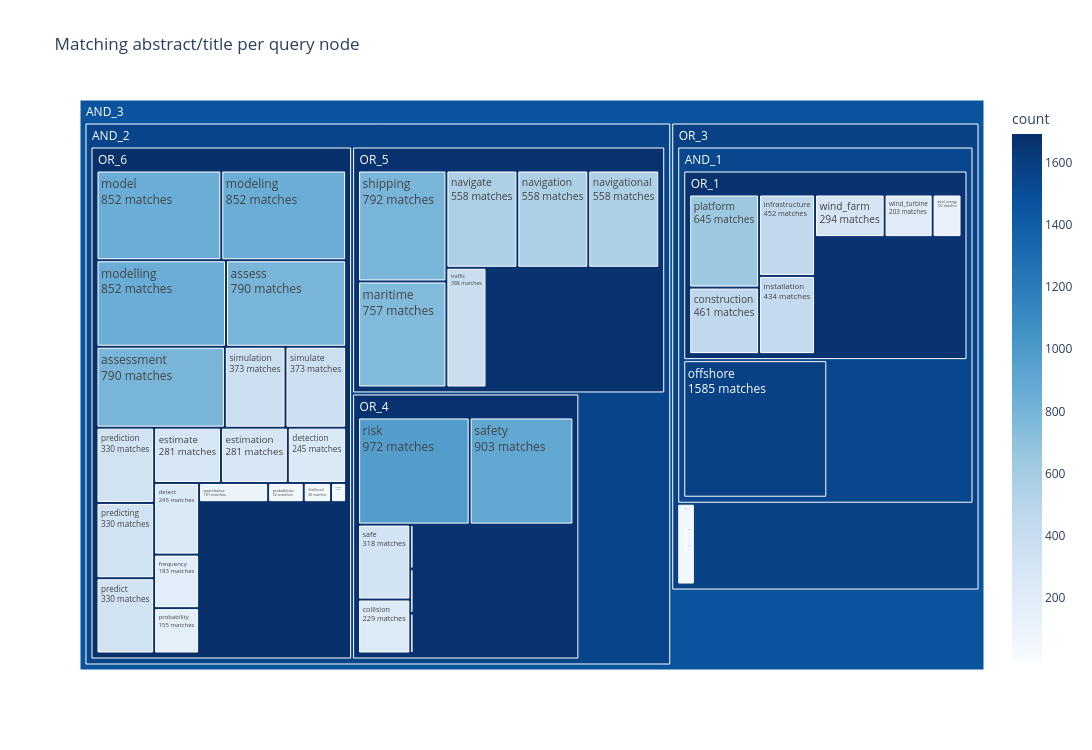

This figure's notebook cell:
### Code cell
from slrrag.toolbox import query_treemap

tree = query_treemap.parse_query(main_query)
agg = query_treemap.aggregate_by_node(
    df=df_papers_04,
    tree=tree,
    columns=["title", "abstract"],
    binary_columns=["is_reference"],
    stemming=True,
).sort_values("count", ascending=False)
fig = query_treemap.treemap(agg, width=1250, height=750)
fig

### Figure 1 — Plotly figure (JSON) as saved in the notebook; plotly's stock layout.template omitted (floating-point values rounded to 4 significant figures)
{"data": [{"customdata": [[19], [19], [19], [19], [19], [19], [19], [19], [19], [18], [14], [12], [12], [12], [17], [16], [16], [10], [3], [13], [13], [13], [7], [1], [6], [12], [4], [4], [2], [2], [2], [3], [14], [4], [4], [0], [0], [9], [3], [1], [5], [1], [6], [3], [0], [1], [0], [0], [0], [0], [0], [0], [4], [1], [0], [0], [0]], "domain": {"x": [0, 1], "y": [0, 1]}, "hovertemplate": "%{label}<br>matching: %{value}<br>is_reference: %{customdata[0]}<extra></extra>", "labels": ["OR_6", "OR_4", "OR_5", "OR_1", "offshore", "OR_3", "AND_2", "AND_1", "AND_3", "risk", "safety", "model", "modeling", "modelling", "shipping", "assess", "assessment", "maritime", "platform", "navigate", "navigation", "navigational", "construction", "infrastructure", "installation", "traffic", "simulation", "simulate", "prediction", "predicting", "predict", "safe", "wind_farm", "estimate", "estimation", "detection", "detect", "collision", "wind_turbine", "frequency", "probability", "wind_energy", "quantitative", "probabilistic", "OR_2", "likelihood", "Artificial_Island", "quantification", "windfarm", "Aquaculture_farm", "near-miss", "near_miss", "allision", "wind_park", "windmill", "flotel", "Synthetic_Island"], "marker": {"coloraxis": "coloraxis", "colors": [1692, 1676, 1672, 1670, 1585, 1583, 1561, 1543, 1461, 972, 903, 852, 852, 852, 792, 790, 790, 757, 645, 558, 558, 558, 461, 452, 434, 388, 373, 373, 330, 330, 330, 318, 294, 281, 281, 245, 245, 229, 203, 183, 155, 122, 101, 52, 50, 40, 32, 22, 16, 14, 11, 11, 10, 8, 6, 3, 1]}, "name": "", "parents": ["AND_2", "AND_2", "AND_2", "AND_1", "AND_1", "AND_3", "AND_3", "OR_3", "", "OR_4", "OR_4", "OR_6", "OR_6", "OR_6", "OR_5", "OR_6", "OR_6", "OR_5", "OR_1", "OR_5", "OR_5", "OR_5", "OR_1", "OR_1", "OR_1", "OR_5", "OR_6", "OR_6", "OR_6", "OR_6", "OR_6", "OR_4", "OR_1", "OR_6", "OR_6", "OR_6", "OR_6", "OR_4", "OR_1", "OR_6", "OR_6", "OR_1", "OR_6", "OR_6", "OR_3", "OR_6", "OR_2", "OR_6", "OR_1", "OR_2", "OR_4", "OR_4", "OR_4", "OR_1", "OR_1", "OR_2", "OR_2"], "texttemplate": "%{label}<br>%{value} matches", "type": "treemap", "values": [1692, 1676, 1672, 1670, 1585, 1583, 1561, 1543, 1461, 972, 903, 852, 852, 852, 792, 790, 790, 757, 645, 558, 558, 558, 461, 452, 434, 388, 373, 373, 330, 330, 330, 318, 294, 281, 281, 245, 245, 229, 203, 183, 155, 122, 101, 52, 50, 40, 32, 22, 16, 14, 11, 11, 10, 8, 6, 3, 1]}], "layout": {"coloraxis": {"autocolorscale": false, "colorbar": {"title": {"text": "count"}}, "colorscale": [[0, "rgb(247,251,255)"], [0.125, "rgb(222,235,247)"], [0.25, "rgb(198,219,239)"], [0.375, "rgb(158,202,225)"], [0.5, "rgb(107,174,214)"], [0.625, "rgb(66,146,198)"], [0.75, "rgb(33,113,181)"], [0.875, "rgb(8,81,156)"], [1, "rgb(8,48,107)"]]}, "height": 750, "legend": {"tracegroupgap": 0}, "title": {"text": "Matching abstract/title per query node"}, "width": 1250}}
